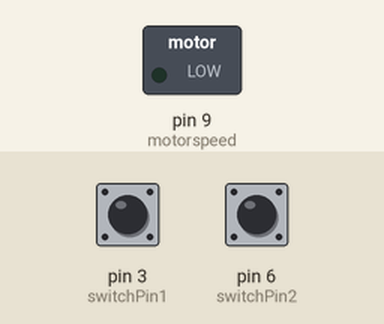
This sketch was run on a simulated Arduino Uno, built with avr-gcc and run on an emulated ATmega328P. Shown: switched loads named in the sketch (green lamp = pin HIGH). The test bench sets the inputs (shaded band); at power-on: pin 3 (switchPin1) HIGH, pin 6 (switchPin2) HIGH.

Above: at 1.2 s.
1.3 s: pin 3 (switchPin1) pulled LOW for 1 s
At 2.7 s:
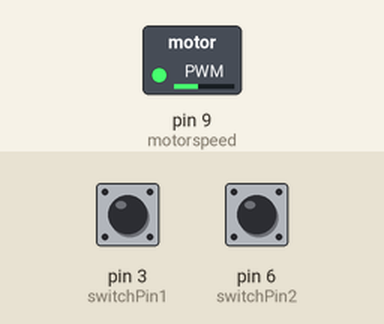
4.3 s: pin 6 (switchPin2) pulled LOW for 3.2 s
At 6.2 s:
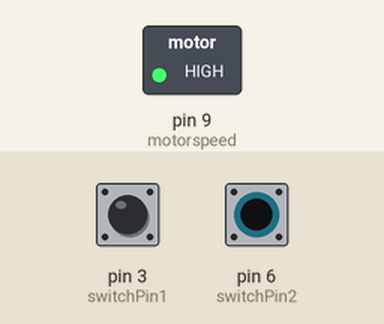
9.0 s: pin 3 (switchPin1) pulled LOW for 3.2 s
At 11.65 s:
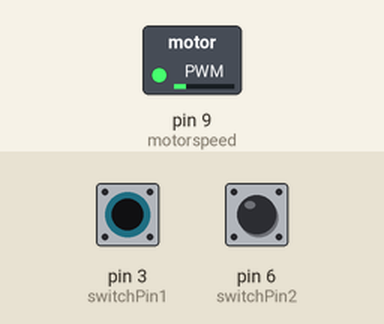
13.7 s: pin 3 (switchPin1) pulled LOW for 1 s
At 15.7 s:
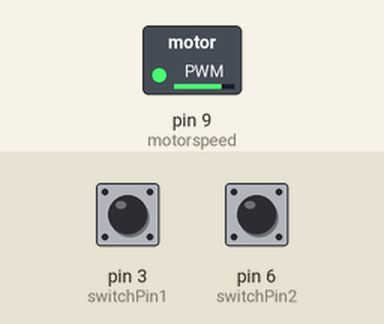
16.7 s: pin 6 (switchPin2) pulled LOW for 0.15 s
At 17.4 s:
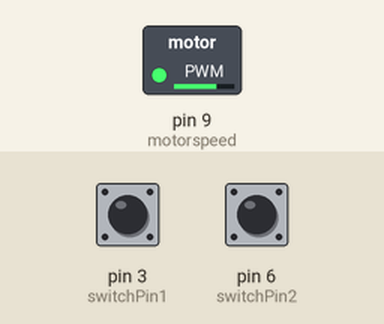
Timing chart, 0 to 19.3 s (numbered marks = the images above; inputs shaded):
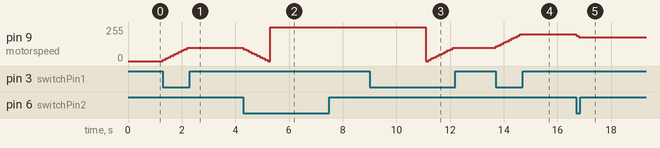

Measured:
- after the input at 1.3 s, pin 9 (motorspeed): moves from 0/255 to 100/255 over 0.90 s, starting at once
- after the input at 4.3 s, pin 9 (motorspeed): 100/255 → 90/255 at once, → 80/255 0.10 s later, → 70/255 0.10 s later, → 60/255 0.10 s later, … (11 changes in this stretch)
- after the input at 9.0 s, pin 9 (motorspeed): 255/255 → 0/255 after 2.1 s, → 10/255 0.10 s later, → 20/255 0.10 s later, → 30/255 0.10 s later, … (11 changes in this stretch)
- after the input at 13.7 s, pin 9 (motorspeed): moves from 100/255 to 200/255 over 0.90 s, starting at once
- after the input at 16.7 s, pin 9 (motorspeed): 200/255 → 190/255 at once, → 180/255 0.10 s later

The sketch:

11111.ino
```cpp
int switchPin1=3;
int switchPin2=6;
int motorspeed=9;
int a=0;
void setup() {
  pinMode(switchPin1,INPUT);
  pinMode(switchPin2,INPUT);
  pinMode(motorspeed,OUTPUT);

}

void loop() {
  { if(LOW== digitalRead(switchPin1))
    {a=a+10;
    analogWrite(motorspeed,a);
    delay(100);

      }

    if(LOW== digitalRead(switchPin2))
    {

      a=a-10;
      analogWrite(motorspeed,a);
    delay(100);

    }
  }
}
```
